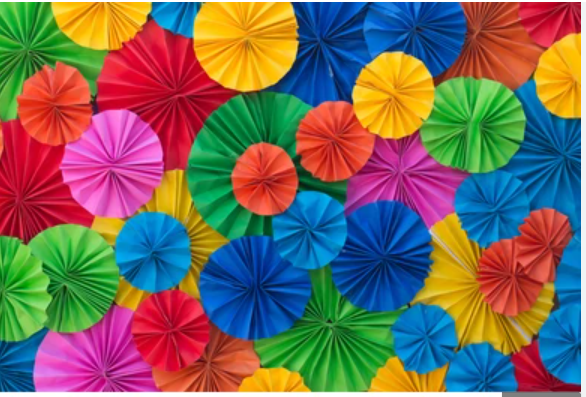
#> input picture color.png, 586 x 397 px
$ python color_detection.py
#> lines starting #> are read from the running program, lines starting #| are printed output that depends on the picture

import cv2,math
import pandas as pd
from playsound import playsound
import numpy as np
import matplotlib.pyplot as plt


img = cv2.imread('color.png')
#> img is the input picture: shape (397, 586, 3); mean B, G, R 93.4, 104.7, 119.3
sound = {'Red':'red.mp3','Green':'green.mp3','Blue':'blue.mp3','Yellow':'yellow.mp3','Black':'black.mp3','White':'white.mp3','Pink':'pink.mp3',}

plt.imshow(img)
plt.title('input')
plt.show()

kernel = np.ones((5,5),np.float32)/25
filterdimg = cv2.filter2D(img,-1,kernel)
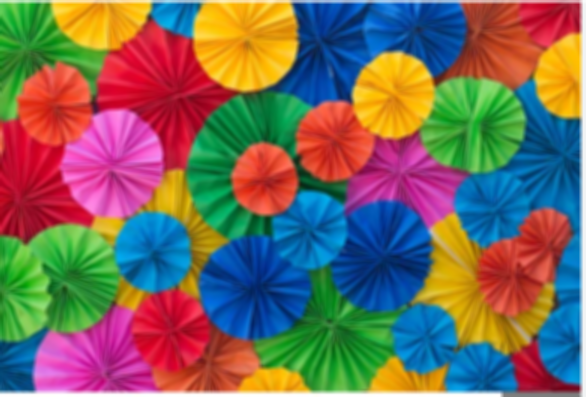
#> filterdimg: shape (397, 586, 3); mean B, G, R 93.3, 104.6, 119.3

plt.imshow(filterdimg)
plt.title('filtered image')
plt.show()

# declaring global variables (are used later on)
clicked = False
r = g = b = x_pos = y_pos = 0

# Reading csv file with pandas and giving names to each column
index = ["color", "color_name", "hex", "R", "G", "B"]
csv = pd.read_csv("C:/Users/user/projects/progaming/Color-Detection-OpenCV/colors.csv", names=index)
#> (reads colors.csv from the repository)

# function to calculate minimum distance from all colors and get the most matching color
def get_color_name(R, G, B):
    distance = math.inf
    for i in range(len(csv)):
        cur_distance = abs(R - int(csv.loc[i, "R"])) + abs(G - int(csv.loc[i, "G"])) + abs(B - int(csv.loc[i, "B"]))
        if cur_distance <= distance:
            distance = cur_distance
            cname = csv.loc[i, "color_name"]

    return cname


# function to get x,y coordinates of mouse double click
def draw_function(event, x, y, flags, param):
    if event == cv2.EVENT_LBUTTONDOWN:
        global b, g, r, x_pos, y_pos, clicked
        clicked = True
        x_pos = x
        y_pos = y
        b, g, r = filterdimg[y, x]
        b = int(b)
        g = int(g)
        r = int(r)


cv2.namedWindow('Detact any color on this image by clicking on it',cv2.WINDOW_AUTOSIZE)
cv2.setMouseCallback('Detact any color on this image by clicking on it', draw_function)

while True:

    cv2.imshow("Detact any color on this image by clicking on it", filterdimg)
    if clicked:

        # cv2.rectangle(image, start point, endpoint, color, thickness)-1 fills entire rectangle
        cv2.rectangle(filterdimg, (20, 20), (700, 60), (b, g, r), -1)

        # Creating text string to display( Color name and RGB values )
        text = get_color_name(r, g, b) + ' R=' + str(r) + ' G=' + str(g) + ' B=' + str(b)
        # cv2.putText(img,text,start,font(0-7),fontScale,color,thickness,lineType )
        cv2.putText(filterdimg, text, (50, 50), 2, 0.8, (255, 255, 255), 2, cv2.LINE_AA)
        # For very light colours we will display text in black colour
        if r + g + b >= 600:
            cv2.putText(filterdimg, text, (50, 50), 2, 0.8, (0, 0, 0), 2, cv2.LINE_AA)

        clicked = False
        adress = ''
        listText = text.split()
        for i in range(len(listText)):
            if listText[i] in sound:
                adress = sound[listText[i]]
                break
        if len(adress)>0:
            playsound(adress)
    # Break the loop when user hits 'esc' key
    if cv2.waitKey(20) & 0xFF == 27:
#> (key Esc is pressed here)
        break

cv2.destroyAllWindows()
